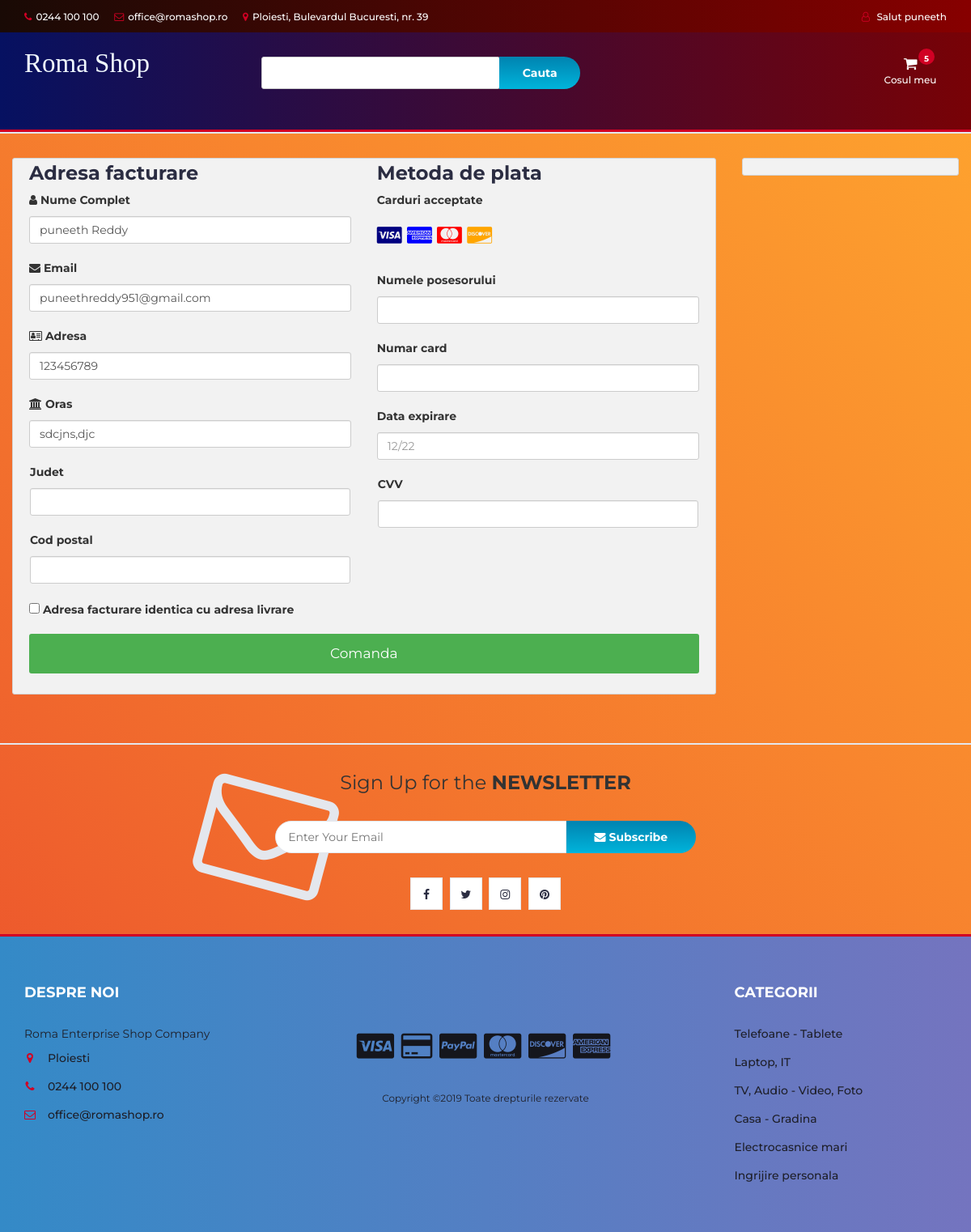
The page /checkout.php (signed in) on the database its author committed.
### tables this page shows
CREATE TABLE `user_info` (
  `user_id` int(10) NOT NULL AUTO_INCREMENT,
  `first_name` varchar(100) NOT NULL,
  `last_name` varchar(100) NOT NULL,
  `email` varchar(300) NOT NULL,
  `password` varchar(300) NOT NULL,
  `mobile` varchar(10) NOT NULL,
  `address1` varchar(300) NOT NULL,
  `address2` varchar(11) NOT NULL,
  PRIMARY KEY (`user_id`)
);

CREATE TABLE `categories` (
  `cat_id` int(100) NOT NULL AUTO_INCREMENT,
  `cat_title` text NOT NULL,
  PRIMARY KEY (`cat_id`)
);

### checkout.php (the view, shortened to what this page needs)
<?php
include "db.php";
include "header.php";
?>
<section class="section">
	<div class="container-fluid">
		<div class="row-checkout">
		<?php
		if(isset($_SESSION["uid"])){
			$sql = "SELECT * FROM user_info WHERE user_id='$_SESSION[uid]'";
			$query = mysqli_query($con,$sql);
			$row=mysqli_fetch_array($query);
		echo'
			<div class="col-75">
				<div class="container-checkout">
				<form id="checkout_form" action="checkout_process.php" method="POST" class="was-validated">
					<div class="row-checkout">
					<div class="col-50">
						<h3>Adresa facturare</h3>
						<label for="fname"><i class="fa fa-user" ></i> Nume Complet</label>
						<input type="text" id="fname" class="form-control" name="firstname" pattern="^[a-zA-Z ]+$"  value="'.$row["first_name"].' '.$row["last_name"].'">
						<label for="email"><i class="fa fa-envelope"></i> Email</label>
						<input type="text" id="email" name="email" class="form-control" pattern="^[_a-z0-9-]+(\.[_a-z0-9-]+)*@[a-z0-9]+(\.[a-z]{2,4})$" value="'.$row["email"].'" required>
						<label for="adr"><i class="fa fa-address-card-o"></i> Adresa</label>
						<input type="text" id="adr" name="address" class="form-control" value="'.$row["address1"].'" required>
						<label for="city"><i class="fa fa-institution"></i> Oras</label>
						<input type="text" id="city" name="city" class="form-control" value="'.$row["address2"].'" pattern="^[a-zA-Z ]+$" required>
						<div class="row">
						<div class="col-50">
							<label for="state">Judet</label>
							<input type="text" id="state" name="state" class="form-control" pattern="^[a-zA-Z ]+$" required>
						</div>
						<div class="col-50">
							<label for="zip">Cod postal</label>
							<input type="text" id="zip" name="zip" class="form-control" pattern="^[0-9]{6}(?:-[0-9]{4})?$" required>
						</div>
						</div>
					</div>
					<div class="col-50">
						<h3>Metoda de plata</h3>
						<label for="fname">Carduri acceptate</label>
						<div class="icon-container">
						<i class="fa fa-cc-visa" style="color:navy;"></i>
						<i class="fa fa-cc-amex" style="color:blue;"></i>
						<i class="fa fa-cc-mastercard" style="color:red;"></i>
						<i class="fa fa-cc-discover" style="color:orange;"></i>
						</div>
						<label for="cname">Numele posesorului</label>
						<input type="text" id="cname" name="cardname" class="form-control" pattern="^[a-zA-Z ]+$" required>
						<div class="form-group" id="card-number-field">
                        <label for="cardNumber">Numar card</label>
                        <input type="text" class="form-control" id="cardNumber" name="cardNumber" required>
                    </div>
						<label for="expdate">Data expirare</label>
						<input type="text" id="expdate" name="expdate" class="form-control" pattern="^((0[1-9])|(1[0-2]))\/(\d{2})$" placeholder="12/22"required>
						<div class="row">
						<div class="col-50">
							<div class="form-group CVV">
								<label for="cvv">CVV</label>
								<input type="text" class="form-control" name="cvv" id="cvv" required>
						</div>
						</div>
					</div>
					</div>
					</div>
					<label><input type="CHECKBOX" name="q" class="roomselect" value="conform" required> Adresa facturare identica cu adresa livrare
					</label>';
					$total=0;
					$total_count=$_POST['total_count'];
				echo'
				<input type="hidden" name="total_count" value="'.$total_count.'">
					<input type="hidden" name="total_price" value="'.$total.'">
					<input type="submit" id="submit" value="Comanda" class="checkout-btn">
				</form>
				</div>
			</div>
			';
		}else{
			echo"<script>window.location.href = 'cart.php'</script>";
		}
		?>
			<div class="col-25">
				<div class="container-checkout">
				</div>
			</div>
		</div>
	</div>
</section>
		<div id="newsletter" class="section">
			<div class="container">
				<div class="row">
					<div class="col-md-12">
						<div class="newsletter">
							<p>Sign Up for the <strong>NEWSLETTER</strong></p>
							<form >
								<input class="input" type="email" placeholder="Enter Your Email">
								<button class="newsletter-btn"><i class="fa fa-envelope"></i> Subscribe</button>
							</form>
							<ul class="newsletter-follow">
								<li>
									<a href="#"><i class="fa fa-facebook"></i></a>
								</li>
								<li>
									<a href="#"><i class="fa fa-twitter"></i></a>
								</li>
								<li>
									<a href="#"><i class="fa fa-instagram"></i></a>
								</li>
								<li>
									<a href="#"><i class="fa fa-pinterest"></i></a>
								</li>
							</ul>
						</div>
					</div>
				</div>
			</div>
		</div>
<?php
include "footer.php";
?>

### header.php (shortened to what this page needs)
<!DOCTYPE html>
<html lang="en">
	<head>
		<link type="text/css" rel="stylesheet" href="css/bootstrap.min.css"/>
		<link type="text/css" rel="stylesheet" href="css/slick.css"/>
		<link type="text/css" rel="stylesheet" href="css/slick-theme.css"/>
		<link type="text/css" rel="stylesheet" href="css/nouislider.min.css"/>
		<link rel="stylesheet" href="css/font-awesome.min.css">
		<link type="text/css" rel="stylesheet" href="css/style.css"/>
		<link type="text/css" rel="stylesheet" href="css/accountbtn.css"/>
    </head>
	<body>
		<header>
			<div id="top-header">
				<div class="container">
					<ul class="header-links pull-left">
						<li><a href="#"><i class="fa fa-phone"></i>0244 100 100</a></li>
						<li><a href="#"><i class="fa fa-envelope-o"></i>office@romashop.ro</a></li>
						<li><a href="#"><i class="fa fa-map-marker"></i>Ploiesti, Bulevardul Bucuresti, nr. 39</a></li>
					</ul>
					<ul class="header-links pull-right">
						<li><?php
                             include "db.php";
                            if(isset($_SESSION["uid"])){
                                $sql = "SELECT first_name FROM user_info WHERE user_id='$_SESSION[uid]'";
                                $query = mysqli_query($con,$sql);
                                $row=mysqli_fetch_array($query);
                                echo '
                               <div class="dropdownn">
                                  <a href="#" class="dropdownn" data-toggle="modal" data-target="#myModal" ><i class="fa fa-user-o"></i> Salut '.$row["first_name"].'</a>
                                  <div class="dropdownn-content">
                                    <a href="" data-toggle="modal" data-target="#profile"><i class="fa fa-user-circle" aria-hidden="true" ></i>Profilul meu</a>
                                    <a href="logout.php"  ><i class="fa fa-sign-in" aria-hidden="true"></i>Iesi din cont</a>
                                  </div>
                                </div>';
                            }
                                             ?>
                                </li>
					</ul>
				</div>
			</div>
			<div id="header">
				<div class="container">
					<div class="row">
						<div class="col-md-3">
							<div class="header-logo">
								<a href="/" class="logo">
								<font style="font-style:normal; font-size: 33px;color: aliceblue;font-family: serif">
                                        Roma Shop
                                    </font>
								</a>
							</div>
						</div>
						<div class="col-md-6">
							<div class="header-search">
								<div class="header-search-bar">
									<input class="input" id="search" type="text" placeholder="">
									<button type="submit" id="search_btn" class="search-btn">Cauta</button>
								</div>
							</div>
						</div>
						<div class="col-md-3 clearfix">
							<div class="header-ctn">
								<div class="dropdown">
									<a class="dropdown-toggle" data-toggle="dropdown" aria-expanded="true">
										<i class="fa fa-shopping-cart"></i>
										<span>Cosul meu</span>
										<div class="badge qty">5</div>
									</a>
									</div>
							</div>
						</div>
					</div>
				</div>
			</div>
		</header>
		<nav id='navigation'>
		</nav>

### footer.php (shortened to what this page needs)
<footer id="footer">
    <div class="section">
        <div class="container">
            <div class="row">
                <div class="col-md-3 col-xs-6">
                    <div class="footer">
                        <h3 class="footer-title">Despre noi</h3>
                        <p>Roma Enterprise Shop Company</p>
                        <ul class="footer-links">
                            <li><a href="#"><i class="fa fa-map-marker"></i>Ploiesti</a></li>
                            <li><a href="#"><i class="fa fa-phone"></i>0244 100 100</a></li>
                            <li><a href="#"><i class="fa fa-envelope-o"></i>office@romashop.ro</a></li>
                        </ul>
                    </div>
                </div>
                <div class="col-md-6 text-center" style="margin-top:80px;">
                    <ul class="footer-payments">
                        <li><a href="#"><i class="fa fa-cc-visa"></i></a></li>
                        <li><a href="#"><i class="fa fa-credit-card"></i></a></li>
                        <li><a href="#"><i class="fa fa-cc-paypal"></i></a></li>
                        <li><a href="#"><i class="fa fa-cc-mastercard"></i></a></li>
                        <li><a href="#"><i class="fa fa-cc-discover"></i></a></li>
                        <li><a href="#"><i class="fa fa-cc-amex"></i></a></li>
                    </ul>
                    <span class="copyright">
								Copyright &copy;<script>document.write(new Date().getFullYear());</script> Toate drepturile rezervate
							</span>
                </div>
                <div class="col-md-3 col-xs-6">
                    <div class="footer">
                        <h3 class="footer-title">Categorii</h3>
                        <ul class="footer-links">
                            <?php
                            include "db.php";
                            $category_query = "SELECT * FROM categories";
                            $run_query = mysqli_query($con, $category_query) or die(mysqli_error($con));
                            if (mysqli_num_rows($run_query) > 0) {
                                while ($row = mysqli_fetch_array($run_query)) {
                                    $cid = $row["cat_id"];
                                    $cat_name = $row["cat_title"];
                                    echo "
                                                      <li class='category-link' cidl='$cid'>
                                                        <a href='#'>
                                                        <span></span>
                                                          $cat_name
                                                        </a>
                                                      </li>
                                         ";
                                }
                            }
                            ?>
                        </ul>
                    </div>
                </div>
            </div>
        </div>
    </div>
</footer>

### css/style.css (style rules this page uses)
body { font-family: 'Montserrat', sans-serif; font-weight: 400; background-image: linear-gradient(-134deg, #FFA62E 0%, #FB962E 20%, #F8852E 40%, #F3742D 60%, #EF612D 80%, #EA4D2C 100%); }
h1, h2, h3, h4, h5, h6 { color: #2B2D42; font-weight: 700; margin: 0 0 10px; }
a { color: #2B2D42; font-weight: 500; -webkit-transition: 0.2s color; transition: 0.2s color; }
ul, ol { margin: 0; padding: 0; list-style: none }
.input { height: 40px; padding: 0px 15px; border: 1px solid #E4E7ED; background-color: #FFF; width: 100%; }
.section { padding-top: 30px; padding-bottom: 30px; }
#top-header { padding-top: 10px; padding-bottom: 10px; background-color: #1E1F29; }
.header-links li { display: inline-block; margin-right: 15px; font-size: 12px; }
.header-links li:last-child { margin-right: 0px; }
.header-links li a { color: #FFF; }
.header-links li i { color: #D10024; margin-right: 5px; }
#header { padding-top: 15px; padding-bottom: 15px; background-image: linear-gradient(-135deg, #FF6CAB 0%, #F660BC 10%, #EC53CD 20%, #E045DE 30%, #D335EE 40%, #C323FF 50%, #B53AFF 60%, #A749FF 70%, #9854FF 80%, #865EFF 90%, #7366FF 100%); }
.header-logo { float: left; }
.header-search { padding: 15px 0px; }
.header-search .header-search-bar { position: relative; }
.header-search .header-search-bar .input { width: calc(100% - 260px); margin-right: -4px; }
.header-search .header-search-bar .search-btn { height: 40px; width: 100px; background: #00B4DB; background: -webkit-linear-gradient(to bottom, #0083B0, #00B4DB); background: linear-gradient(to bottom, #0083B0, #00B4DB); color: #FFF; font-weight: 700; border: none; border-radius: 0px 40px 40px 0px; }
.header-ctn { float: right; padding: 15px 0px; }
.header-ctn>div { display: inline-block; }
.header-ctn>div>a { display: block; position: relative; width: 90px; text-align: center; color: #FFF; }
.header-ctn>div>a>i { display: block; font-size: 18px; }
.header-ctn>div>a>span { font-size: 12px; }
.header-ctn>div>a>.qty { position: absolute; right: 15px; top: -10px; width: 20px; height: 20px; line-height: 20px; text-align: center; border-radius: 50%; font-size: 10px; color: #FFF; background-color: #D10024; }
#navigation { background: #FFF; border-bottom: 2px solid #E4E7ED; border-top: 3px solid #D10024; }
#newsletter.section { border-top: 2px solid #E4E7ED; border-bottom: 3px solid #D10024; margin-top: 30px; }
.newsletter { text-align: center; }
.newsletter p { font-size: 24px; }
.newsletter form { position: relative; max-width: 520px; margin: 30px auto; }
.newsletter form:after { content: "\f003"; font-family: FontAwesome; position: absolute; font-size: 160px; color: #E4E7ED; top: 15px; -webkit-transform: translateY(-50%) rotate(15deg); -ms-transform: translateY(-50%) rotate(15deg); transform: translateY(-50%) rotate(15deg); z-index: -1; left: -90px; }
.newsletter form .input { width: calc(100% - 160px); margin-right: -4px; border-radius: 40px 0px 0px 40px; }
.newsletter form .newsletter-btn { width: 160px; height: 40px; font-weight: 700; background: #00B4DB; background: -webkit-linear-gradient(to bottom, #0083B0, #00B4DB); background: linear-gradient(to bottom, #0083B0, #00B4DB); color: #FFF; border: none; border-radius: 0px 40px 40px 0px; }
.newsletter .newsletter-follow { text-align: center; }
.newsletter .newsletter-follow li { display: inline-block; margin-right: 5px; }
.newsletter .newsletter-follow li:last-child { margin-right: 0px; }
.newsletter .newsletter-follow li a { position: relative; display: block; width: 40px; height: 40px; text-align: center; line-height: 40px; border: 1px solid #E4E7ED; background-color: #FFF; -webkit-transition: 0.2s all; transition: 0.2s all; }
#footer { background: #15161D; color: #B9BABC; }
.footer { margin: 30px 0px; }
.footer .footer-title { color: #FFF; text-transform: uppercase; font-size: 18px; margin: 0px 0px 30px; }
.footer-links li+li { margin-top: 15px; }
.footer-links li a { color: #4834DF; }
.footer-links li i { margin-right: 15px; color: #D10024; width: 14px; text-align: center; }
.copyright { margin-top: 30px; display: block; font-size: 12px; }
.footer-payments li { display: inline-block; margin-right: 5px; }
.footer-payments li a { color: #15161D; font-size: 36px; display: block; }

### css/accountbtn.css (style rules this page uses)
.dropdownn { position: relative; display: inline-block; }

### rows shown on the page
user_info: first_name "puneeth", firstname "puneeth Reddy", email "puneethreddy951@gmail.com", address "123456789", city "sdcjns,djc"
categories: cat_title "Telefoane - Tablete"
categories: cat_title "Laptop, IT"
categories: cat_title "TV, Audio - Video, Foto"
categories: cat_title "Casa - Gradina"
categories: cat_title "Electrocasnice mari"
categories: cat_title "Ingrijire personala"
